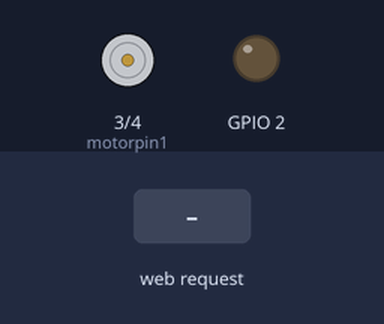
Simulated run of this sketch. Board: ESP8266 (NodeMCU). Shown: motor-driver pin pairs drawn as motors (green arrow = first pin HIGH = forward, orange = second pin HIGH = backward, longer = more drive), output pins drawn as LEDs (lit = HIGH). The test bench sets the inputs (shaded band). WiFi joins after 1.5 s; servers stay silent unless stated; what the sketch prints to the serial monitor is not drawn.

Above: at 2.7 s.
2.8 s: HTTP request GET /belok/kanan received
At 3.8 s:
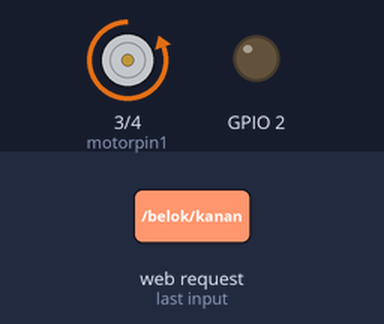
4.3 s: HTTP request GET /maju/belakang received
At 5.0 s:
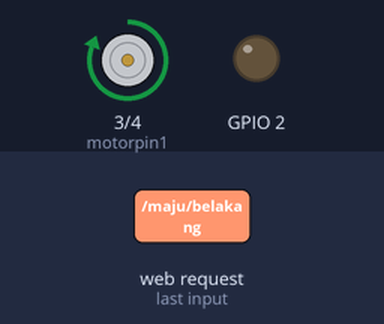
5.8 s: HTTP request GET /belok/kiri received
At 6.1 s:
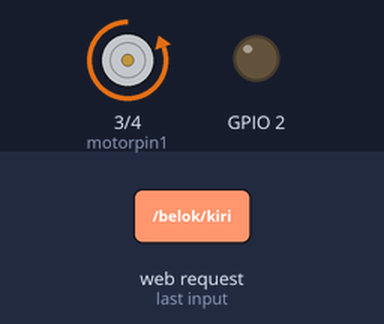
Timing chart, 0 to 8.8 s (numbered marks = the images above; inputs shaded):
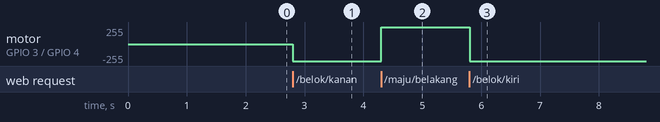

The sketch:

Wheelper_1.3.ino
```cpp
/*
 *  This sketch demonstrates how to set up a simple HTTP-like server.
 *  The server will set a GPIO pin depending on the request
 *    http://server_ip/gpio/0 will set the GPIO2 low,
 *    http://server_ip/gpio/1 will set the GPIO2 high
 *  server_ip is the IP address of the ESP8266 module, will be
 *  printed to Serial when the module is connected.
 */

#include <ESP8266WiFi.h>
#include <Servo.h>
#include <SoftwareSerial.h>

const char* ssid = "ERROR 0xc00000e9";
const char* password = "kamidisinianak-anaktekkom";
SoftwareSerial seri2 (12, 13); // RX, TX

// Create an instance of the server
// specify the port to listen on as an argument
WiFiServer server(80);

Servo myservo;
int motorpin1 = 3;
int motorpin2 = 4;
int satu = 1;
int nol = 0;
long cm = 0;
int perulangan;

void setup() {
  //
  Serial.begin(115200);
  seri2.begin(115200);


  // prepare GPIO2
  pinMode(2, OUTPUT);
  pinMode(motorpin1,OUTPUT);
  pinMode(motorpin2,OUTPUT);
  digitalWrite(2, 0);

  // Connect to WiFi network
  Serial.println();
  Serial.println();
  Serial.print("Connecting to ");
  Serial.println(ssid);

  WiFi.begin(ssid, password);

  while (WiFi.status() != WL_CONNECTED) {
    delay(500);
    Serial.print(".");
  }
  Serial.println("");
  Serial.println("WiFi connected");

  // Start the server
  server.begin();
  Serial.println("Server started");

  // Print the IP address
  Serial.println(WiFi.localIP());

}

void loop() {
     // Check if a client has connected
  WiFiClient client = server.available();
  if (!client) {
    return;
  }
  // Wait until the client sends some data
  Serial.println("new client");
  while(!client.available()){
    delay(1);
  }

  // Read the first line of the request
  String req = client.readStringUntil('\r');
  Serial.println(req);
  client.flush();

  // Match the request
  int val;
  if (req.indexOf("/belok/kanan") != -1)
    kanan();
  else if (req.indexOf("/belok/kiri") != -1)
    kiri();
  else if (req.indexOf("/maju/depan") != -1)
    maju();
  else if (req.indexOf("/maju/belakang") != -1)
    mundur();
  else if (req.indexOf("/berhenti/0") != -1)
    berhenti();
  else {
    client.stop();
    return;
  }

  client.flush();

  // Prepare the response
  String s = "HTTP/1.1 200 OK\r\nContent-Type: text/html\r\n\r\n<!DOCTYPE HTML>\r\n<html>\r\nGPIO is now ";
  s += (val)?"high":"low";
  s += "</html>\n";

  // Send the response to the client
  client.print(s);
  delay(1);
  Serial.println("Client disonnected");

  // The client will actually be disconnected
  // when the function returns and 'client' object is detroyed

  perulangan = seri2.read();
  if(perulangan == 1){
    konek();
  }//tutup while
else if (perulangan == 0){
  berhenti();
  delay(1000);
  konek();
}
}

void konek(){
Serial.println("halo");
}

void maju(){
  digitalWrite(motorpin1,LOW);
  digitalWrite(motorpin2,HIGH);
}

void mundur(){
  digitalWrite(motorpin1,HIGH);
  digitalWrite(motorpin2,LOW);
}

void berhenti(){
  digitalWrite(motorpin1,LOW);
  digitalWrite(motorpin2,LOW);
}

void kanan(){
  int ulang;
  digitalWrite(motorpin1,LOW);
  digitalWrite(motorpin2,HIGH);
  seri2.write(satu);
}

void kiri(){
  int ulang;
  digitalWrite(motorpin1,LOW);
  digitalWrite(motorpin2,HIGH);
  seri2.write(nol);
}
```

Measured:
- after the input at 2.8 s, motor on GPIO 3 (motorpin1) / GPIO 4 (motorpin2): stopped → backward 255/255 at once
- after the input at 4.3 s, motor on GPIO 3 (motorpin1) / GPIO 4 (motorpin2): backward 255/255 → forward 255/255 at once
- after the input at 5.8 s, motor on GPIO 3 (motorpin1) / GPIO 4 (motorpin2): forward 255/255 → backward 255/255 at once
